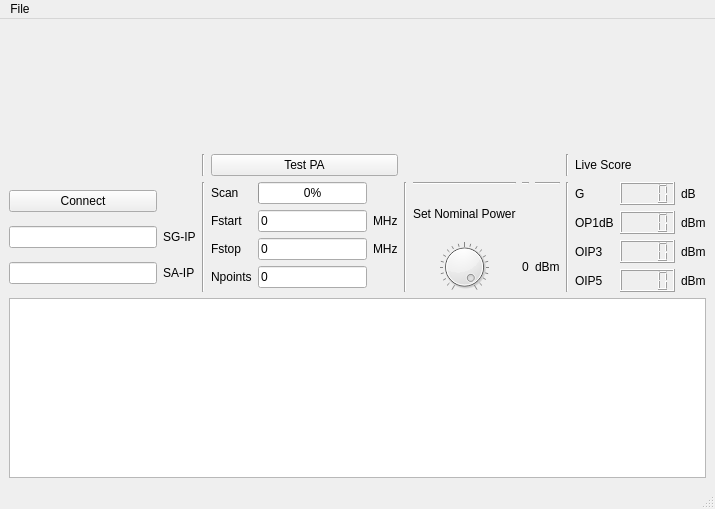
<?xml version="1.0" encoding="UTF-8"?>
<ui version="4.0">
 <class>MainWindow</class>
 <widget class="QMainWindow" name="MainWindow">
  <property name="geometry">
   <rect>
    <x>0</x>
    <y>0</y>
    <width>715</width>
    <height>509</height>
   </rect>
  </property>
  <property name="windowTitle">
   <string>MainWindow</string>
  </property>
  <widget class="QWidget" name="centralwidget">
   <layout class="QGridLayout" name="gridLayout_2">
    <item row="0" column="0">
     <layout class="QVBoxLayout" name="verticalLayout">
      <item>
       <widget class="QWidget" name="widget" native="true">
        <property name="sizePolicy">
         <sizepolicy hsizetype="MinimumExpanding" vsizetype="Preferred">
          <horstretch>0</horstretch>
          <verstretch>0</verstretch>
         </sizepolicy>
        </property>
        <property name="minimumSize">
         <size>
          <width>0</width>
          <height>120</height>
         </size>
        </property>
       </widget>
      </item>
      <item>
       <layout class="QGridLayout" name="gridLayout">
        <item row="1" column="3">
         <layout class="QGridLayout" name="gridLayout_3">
          <item row="3" column="0">
           <widget class="QLabel" name="label_5">
            <property name="text">
             <string>Npoints</string>
            </property>
           </widget>
          </item>
          <item row="2" column="2">
           <widget class="QLabel" name="label_7">
            <property name="text">
             <string>MHz</string>
            </property>
           </widget>
          </item>
          <item row="2" column="0">
           <widget class="QLabel" name="label_4">
            <property name="text">
             <string>Fstop</string>
            </property>
           </widget>
          </item>
          <item row="1" column="2">
           <widget class="QLabel" name="label_6">
            <property name="text">
             <string>MHz</string>
            </property>
           </widget>
          </item>
          <item row="1" column="0">
           <widget class="QLabel" name="label_3">
            <property name="text">
             <string>Fstart</string>
            </property>
           </widget>
          </item>
          <item row="1" column="1">
           <widget class="QLineEdit" name="lineEdit_3">
            <property name="text">
             <string>0</string>
            </property>
           </widget>
          </item>
          <item row="2" column="1">
           <widget class="QLineEdit" name="lineEdit_4">
            <property name="text">
             <string>0</string>
            </property>
           </widget>
          </item>
          <item row="3" column="1">
           <widget class="QLineEdit" name="lineEdit_5">
            <property name="text">
             <string>0</string>
            </property>
           </widget>
          </item>
          <item row="0" column="0">
           <widget class="QLabel" name="label_8">
            <property name="text">
             <string>Scan</string>
            </property>
           </widget>
          </item>
          <item row="0" column="1">
           <widget class="QProgressBar" name="progressBar">
            <property name="value">
             <number>0</number>
            </property>
           </widget>
          </item>
         </layout>
        </item>
        <item row="1" column="0">
         <layout class="QGridLayout" name="gridLayout_4">
          <item row="1" column="0">
           <widget class="QLineEdit" name="lineEdit"/>
          </item>
          <item row="2" column="1">
           <widget class="QLabel" name="label_2">
            <property name="text">
             <string>SA-IP</string>
            </property>
           </widget>
          </item>
          <item row="1" column="1">
           <widget class="QLabel" name="label">
            <property name="text">
             <string>SG-IP</string>
            </property>
           </widget>
          </item>
          <item row="2" column="0">
           <widget class="QLineEdit" name="lineEdit_2"/>
          </item>
          <item row="0" column="0">
           <widget class="QPushButton" name="pushButton">
            <property name="text">
             <string>Connect</string>
            </property>
            <property name="checkable">
             <bool>true</bool>
            </property>
           </widget>
          </item>
         </layout>
        </item>
        <item row="0" column="3">
         <widget class="QPushButton" name="pushButton_2">
          <property name="text">
           <string>Test PA</string>
          </property>
          <property name="checkable">
           <bool>true</bool>
          </property>
         </widget>
        </item>
        <item row="1" column="7">
         <layout class="QGridLayout" name="gridLayout_6">
          <item row="3" column="0">
           <widget class="QLabel" name="label_12">
            <property name="text">
             <string>OIP5</string>
            </property>
           </widget>
          </item>
          <item row="0" column="2">
           <widget class="QLabel" name="label_13">
            <property name="text">
             <string>dB</string>
            </property>
           </widget>
          </item>
          <item row="2" column="0">
           <widget class="QLabel" name="label_11">
            <property name="text">
             <string>OIP3</string>
            </property>
           </widget>
          </item>
          <item row="1" column="2">
           <widget class="QLabel" name="label_14">
            <property name="text">
             <string>dBm</string>
            </property>
           </widget>
          </item>
          <item row="0" column="0">
           <widget class="QLabel" name="label_9">
            <property name="text">
             <string>G</string>
            </property>
           </widget>
          </item>
          <item row="1" column="0">
           <widget class="QLabel" name="label_10">
            <property name="text">
             <string>OP1dB</string>
            </property>
           </widget>
          </item>
          <item row="2" column="2">
           <widget class="QLabel" name="label_15">
            <property name="text">
             <string>dBm</string>
            </property>
           </widget>
          </item>
          <item row="3" column="2">
           <widget class="QLabel" name="label_16">
            <property name="text">
             <string>dBm</string>
            </property>
           </widget>
          </item>
          <item row="0" column="1">
           <widget class="QLCDNumber" name="lcdNumber">
            <property name="digitCount">
             <number>4</number>
            </property>
           </widget>
          </item>
          <item row="1" column="1">
           <widget class="QLCDNumber" name="lcdNumber_2">
            <property name="digitCount">
             <number>4</number>
            </property>
           </widget>
          </item>
          <item row="2" column="1">
           <widget class="QLCDNumber" name="lcdNumber_3">
            <property name="digitCount">
             <number>4</number>
            </property>
           </widget>
          </item>
          <item row="3" column="1">
           <widget class="QLCDNumber" name="lcdNumber_4">
            <property name="digitCount">
             <number>4</number>
            </property>
           </widget>
          </item>
         </layout>
        </item>
        <item row="0" column="7">
         <widget class="QLabel" name="label_17">
          <property name="text">
           <string>Live Score</string>
          </property>
         </widget>
        </item>
        <item row="0" column="6">
         <widget class="Line" name="line">
          <property name="orientation">
           <enum>Qt::Vertical</enum>
          </property>
         </widget>
        </item>
        <item row="1" column="6">
         <widget class="Line" name="line_2">
          <property name="orientation">
           <enum>Qt::Vertical</enum>
          </property>
         </widget>
        </item>
        <item row="1" column="2">
         <widget class="Line" name="line_3">
          <property name="orientation">
           <enum>Qt::Vertical</enum>
          </property>
         </widget>
        </item>
        <item row="0" column="2">
         <widget class="Line" name="line_4">
          <property name="orientation">
           <enum>Qt::Vertical</enum>
          </property>
         </widget>
        </item>
        <item row="1" column="5">
         <layout class="QGridLayout" name="gridLayout_5">
          <item row="1" column="1">
           <widget class="QLabel" name="label_19">
            <property name="text">
             <string>Set Nominal Power</string>
            </property>
           </widget>
          </item>
          <item row="3" column="2">
           <widget class="QLabel" name="label_18">
            <property name="text">
             <string>0</string>
            </property>
           </widget>
          </item>
          <item row="3" column="1">
           <widget class="QDial" name="dial">
            <property name="maximumSize">
             <size>
              <width>16777215</width>
              <height>50</height>
             </size>
            </property>
            <property name="minimum">
             <number>-25</number>
            </property>
            <property name="maximum">
             <number>-5</number>
            </property>
            <property name="notchTarget">
             <double>1.000000000000000</double>
            </property>
            <property name="notchesVisible">
             <bool>true</bool>
            </property>
           </widget>
          </item>
          <item row="3" column="3">
           <widget class="QLabel" name="label_20">
            <property name="text">
             <string>dBm</string>
            </property>
           </widget>
          </item>
          <item row="0" column="1">
           <widget class="Line" name="line_7">
            <property name="orientation">
             <enum>Qt::Horizontal</enum>
            </property>
           </widget>
          </item>
          <item row="0" column="2">
           <widget class="Line" name="line_6">
            <property name="orientation">
             <enum>Qt::Horizontal</enum>
            </property>
           </widget>
          </item>
          <item row="0" column="3">
           <widget class="Line" name="line_8">
            <property name="orientation">
             <enum>Qt::Horizontal</enum>
            </property>
           </widget>
          </item>
         </layout>
        </item>
        <item row="0" column="0">
         <spacer name="horizontalSpacer_2">
          <property name="orientation">
           <enum>Qt::Horizontal</enum>
          </property>
          <property name="sizeHint" stdset="0">
           <size>
            <width>40</width>
            <height>20</height>
           </size>
          </property>
         </spacer>
        </item>
        <item row="1" column="4">
         <widget class="Line" name="line_5">
          <property name="orientation">
           <enum>Qt::Vertical</enum>
          </property>
         </widget>
        </item>
       </layout>
      </item>
      <item>
       <widget class="QTextBrowser" name="textBrowser">
        <property name="sizePolicy">
         <sizepolicy hsizetype="Expanding" vsizetype="Preferred">
          <horstretch>0</horstretch>
          <verstretch>0</verstretch>
         </sizepolicy>
        </property>
        <property name="maximumSize">
         <size>
          <width>16777215</width>
          <height>200</height>
         </size>
        </property>
       </widget>
      </item>
     </layout>
    </item>
   </layout>
  </widget>
  <widget class="QMenuBar" name="menubar">
   <property name="geometry">
    <rect>
     <x>0</x>
     <y>0</y>
     <width>715</width>
     <height>21</height>
    </rect>
   </property>
   <widget class="QMenu" name="menuFile">
    <property name="title">
     <string>File</string>
    </property>
    <addaction name="actionSave"/>
    <addaction name="actionLoad"/>
   </widget>
   <addaction name="menuFile"/>
  </widget>
  <widget class="QStatusBar" name="statusbar"/>
  <action name="actionSave">
   <property name="text">
    <string>Save</string>
   </property>
   <property name="shortcut">
    <string>Ctrl+S</string>
   </property>
  </action>
  <action name="actionLoad">
   <property name="text">
    <string>Load</string>
   </property>
   <property name="shortcut">
    <string>Ctrl+L</string>
   </property>
  </action>
 </widget>
 <resources/>
 <connections>
  <connection>
   <sender>dial</sender>
   <signal>valueChanged(int)</signal>
   <receiver>label_18</receiver>
   <slot>setNum(int)</slot>
   <hints>
    <hint type="sourcelabel">
     <x>453</x>
     <y>272</y>
    </hint>
    <hint type="destinationlabel">
     <x>453</x>
     <y>214</y>
    </hint>
   </hints>
  </connection>
 </connections>
</ui>
